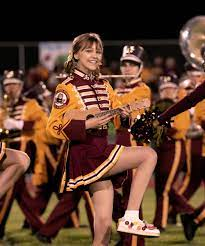
#> input picture Pillow (PIL)/img/stargirl.jpg, 205 x 246 px
$ python '[006]colours-filter.py'
#> lines starting #> are read from the running program, lines starting #| are printed output that depends on the picture
#> further down, im is the input picture: PIL image 205x246 RGB; mean R, G, B 93.7, 61.3, 44.7
from PIL import Image, ImageDraw
import random


def draw_gradient(im, *colours, direction="diagonal"):
    def _interpolate(start, end):
        diffs = [(t-f) / lines for f, t in zip(start, end)]
        for i in range(lines):
            yield [round(value + (diff * i)) for value, diff in zip(start, diffs)]

    draw = ImageDraw.Draw(im)

    if direction == "horizontal":
        lines = im.width // (len(colours) - 1)
    elif direction == "vertical":
        lines = im.height // (len(colours) - 1)
    else:
        lines = (im.width * 2) // len(colours)

    line_number = 0

    for i in range(len(colours) - 1):
        for colour in _interpolate(colours[i], colours[i + 1]):
            if direction == "horizontal":
                draw.line(
                    [(line_number, 0), (line_number, im.height)], tuple(colour), width=1)
            elif direction == "vertical":
                draw.line(
                    [(line_number, 0), (im.width, line_number)], tuple(colour), width=1)
            else:
                draw.line([(line_number, 0), (0, line_number)],
                          tuple(colour), width=1)

            line_number += 1
    return im


def greyscale(im):
    return im.convert("L")  # Luminance: Single value between 0 to 255
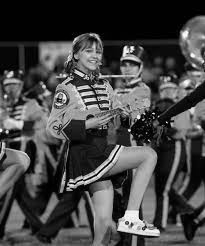
#> returned value: PIL image 205x246 L; min 0, max 253, mean 69.1


def pride(im, direction="diagonal"):
#> called with direction = 'horizontal'
    grad = Image.new("RGBA", im.size, color=(0, 0, 0, 0))
#> grad: PIL image 205x246 RGBA; every value is 0
    colours = (
        (240, 1, 0),
        (255, 128, 0),
        (255, 255, 0),
        (0, 121, 64),
        (64, 65, 255),
        (161, 0, 193),
    )
    grad = draw_gradient(grad, *colours, direction=direction)
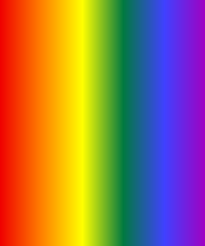
#> grad: PIL image 205x246 RGBA; mean R, G, B, A 155.1, 113.9, 82.6, 255
    grad.putalpha(127)
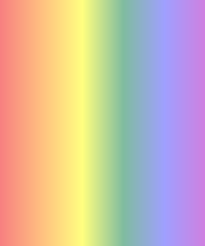
#> grad: PIL image 205x246 RGBA; mean R, G, B, A 155.1, 113.9, 82.6, 127; transparent parts drawn white
    return Image.alpha_composite(im, grad)
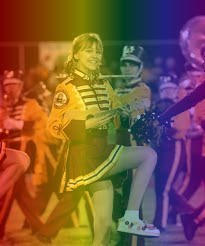
#> returned value: PIL image 205x246 RGBA; mean R, G, B, A 124.3, 87.5, 63.7, 255


def trans_pride(im, direction="diagonal"):
#> called with direction = 'vertical'
    grad = Image.new("RGBA", im.size, color=(0, 0, 0, 0))
    colours = (
        (91, 206, 251),
        (245, 168, 184),
        (255, 255, 255),
        (245, 168, 184),
        (91, 206, 251),
    )
    grad = draw_gradient(grad, *colours, direction=direction)
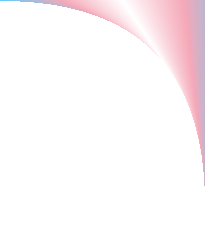
#> grad: PIL image 205x246 RGBA; mean R, G, B, A 33.9, 28.3, 30, 36.2; transparent parts drawn white
    grad.putalpha(127)
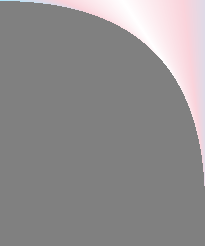
#> grad: PIL image 205x246 RGBA; mean R, G, B, A 33.9, 28.3, 30, 127; transparent parts drawn white
    return Image.alpha_composite(im, grad)
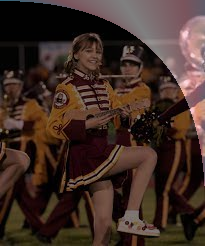
#> returned value: PIL image 205x246 RGBA; mean R, G, B, A 64, 44.9, 37.6, 255


if __name__ == "__main__":
    with Image.open("img/stargirl.jpg") as im:
        im = im.convert("RGBA")
        greyscale_im = greyscale(im)
        greyscale_im.save('saved/stargirl-grey.png')

        pride_im = pride(im, direction="horizontal")
        pride_im.save("saved/stargirl-pride.png")

        trans_im = trans_pride(im, direction="vertical")
        trans_im.save("saved/stargirl-trans.png")
